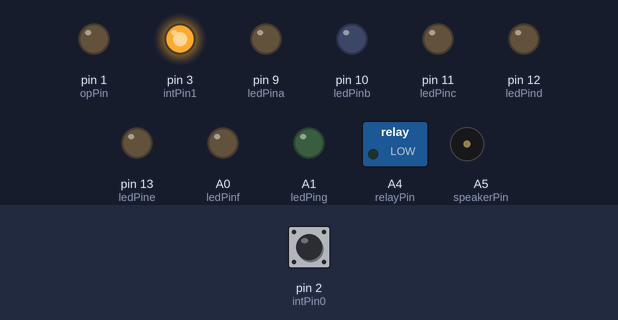
Recording of a sketch running on a simulated Arduino Uno, built with avr-gcc and run on an emulated ATmega328P. On the bench: switched loads named in the sketch (green lamp = pin HIGH), output pins drawn as LEDs (lit = HIGH), buzzer (waves = sounding). Inputs (shaded band) come from the test bench; at power-on: pin 2 (intPin0) HIGH.

Above: at 1.2 s.
1.3 s: pin 2 (intPin0) pulled LOW for 0.15 s
At 3.1 s:
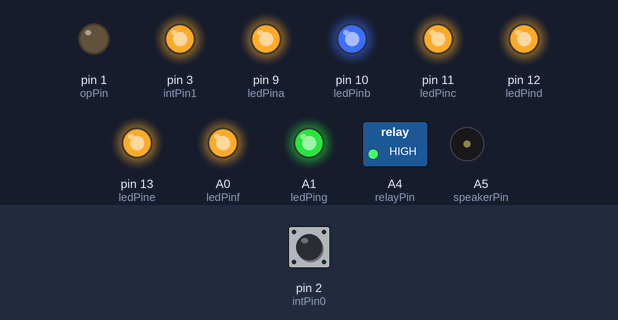
3.4 s: pin 2 (intPin0) pulled LOW for 1 s
At 4.45 s:
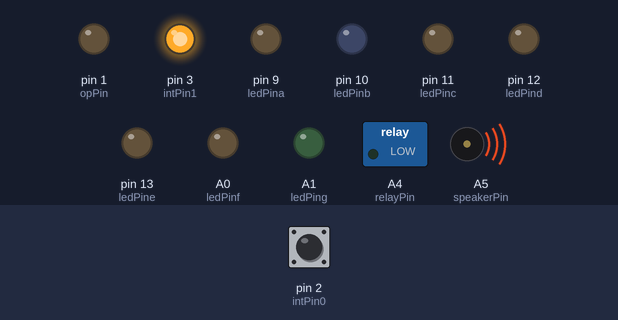
6.0 s: pin 2 (intPin0) pulled LOW for 3.2 s
At 9.44 s:
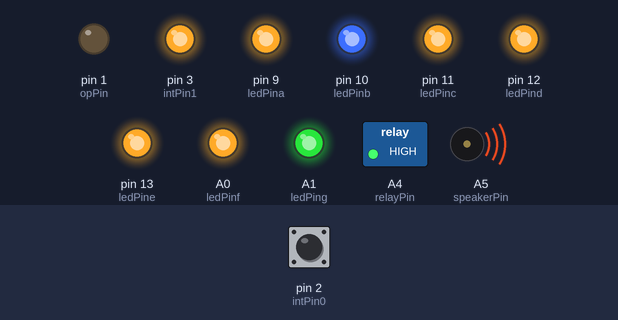
Timing chart, 0 to 40.7 s (numbered marks = the images above; inputs shaded):
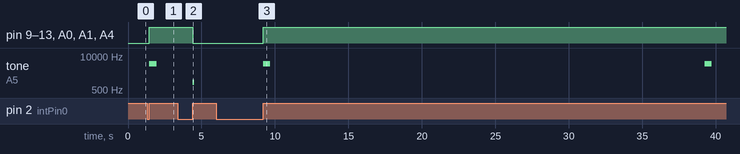

Measured:
- after the input at 1.3 s, pin 9 (ledPina), pin 10 (ledPinb), pin 11 (ledPinc), pin 12 (ledPind), pin 13 (ledPine), A0 (ledPinf), A1 (ledPing), A4 (relayPin): LOW → HIGH after 0.15 s; tone on A5 (speakerPin): silent → 5000 Hz after 0.15 s, → silent 0.49 s later
- after the input at 3.4 s, pin 9 (ledPina), pin 10 (ledPinb), pin 11 (ledPinc), pin 12 (ledPind), pin 13 (ledPine), A0 (ledPinf), A1 (ledPing), A4 (relayPin): HIGH → LOW after 1.0 s; tone on A5 (speakerPin): silent → 1000 Hz after 1.0 s, → silent 0.10 s later
- after the input at 6.0 s, pin 9 (ledPina), pin 10 (ledPinb), pin 11 (ledPinc), pin 12 (ledPind), pin 13 (ledPine), A0 (ledPinf), A1 (ledPing), A4 (relayPin): LOW → HIGH after 3.2 s; tone on A5 (speakerPin): alternates 5000 Hz for 0.49 s and silent for 29.6 s, starting after 3.2 s

The sketch:

defrostfinal_concise.ino
```cpp
//1. When on load standy led and warmer
//2. When interrupt pressed, switch cook led and load heater element.
//3. When threshold temp crossed, off heater off cook led, load standby led and warmer
int intPin0 = 2;
int intPin1 = 3;
int opPin = 1;
int ledPina = 9;
int ledPinb = 10;
int ledPinc = 11;
int ledPind = 12;
int ledPine = 13;
int ledPinf = A0;
int ledPing = A1;
int speakerPin = A5;
int relayPin = A4;
int inPin = A4;
volatile unsigned long counter = 0;
volatile int defrostStatus = 0;
volatile int defrostMinute = 25; //defrost minute time
void setup() {
  pinMode(intPin0, INPUT_PULLUP);//interrupt defrost pin
  pinMode(intPin1, INPUT_PULLUP);//interrupt defrost pin
  attachInterrupt(digitalPinToInterrupt(intPin0), defrost, RISING);
  attachInterrupt(digitalPinToInterrupt(intPin1), defrost, RISING);
  pinMode(3, OUTPUT);
  pinMode(opPin, OUTPUT);
  pinMode(relayPin, OUTPUT);
  pinMode(ledPina, OUTPUT);
  pinMode(ledPinb, OUTPUT);
  pinMode(ledPinc, OUTPUT);
  pinMode(ledPind, OUTPUT);
  pinMode(ledPine, OUTPUT);
  pinMode(ledPinf, OUTPUT);
  pinMode(ledPing, OUTPUT);
  pinMode(relayPin, OUTPUT);
}
void defrost() {
  if (isPressed()) {
    toggle();
  }
}
void doDefrost() {
  int toneCounter = 0;
  if (defrostStatus == 1) {
    allOn();
    while (counter < ((unsigned long)defrostMinute * 60UL * 100UL)) {
      if (toneCounter == 0) {
        tone(speakerPin, 5000, 500);
      }
      toneCounter++;
      if (toneCounter == 50) {
        noTone(speakerPin);
      }
      if (toneCounter > 3000) {
        toneCounter = 0;
      }
      delay(10);
      if (defrostStatus == 0) {
        break;
      }
      counter++;
    }
    counter=0;
    defrostStatus = 0;
    allOf();
  } else {
    allOf();
  }

}
void toggle() {
  counter=0;
  if (defrostStatus == 0) {
    defrostStatus = 1;
  } else {
    defrostStatus = 0;
  }
}
boolean isPressed() {
  static unsigned long last_interrupt_time = 0;
  unsigned long interrupt_time = millis();
  if (interrupt_time - last_interrupt_time > 500) {
    tone(speakerPin, 1000, 100);
    return true;
  }
  return false;
}
void loop() {
doDefrost();
}
void allOn() {
  boolean stat = true;
  digitalWrite(ledPina, stat);
  digitalWrite(ledPinb, stat);
  digitalWrite(ledPinc, stat);
  digitalWrite(ledPind, stat);
  digitalWrite(ledPine, stat);
  digitalWrite(ledPinf, stat);
  digitalWrite(ledPing, stat);
  digitalWrite(relayPin, stat);
}
void allOf() {
  boolean stat = false;
  digitalWrite(ledPina, stat);
  digitalWrite(ledPinb, stat);
  digitalWrite(ledPinc, stat);
  digitalWrite(ledPind, stat);
  digitalWrite(ledPine, stat);
  digitalWrite(ledPinf, stat);
  digitalWrite(ledPing, stat);
  digitalWrite(relayPin, stat);
}
```
